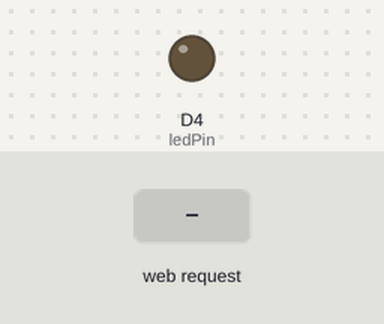
Bench run of a sketch on a simulated ESP8266 (NodeMCU). On the bench: output pins drawn as LEDs (lit = HIGH). The inputs (shaded band) are chosen by the test bench. WiFi joins after 1.5 s; servers stay silent unless stated; what the sketch prints to the serial monitor is not drawn.

Above: at 3.2 s.
3.3 s: HTTP request GET /toggle received
At 3.8 s:
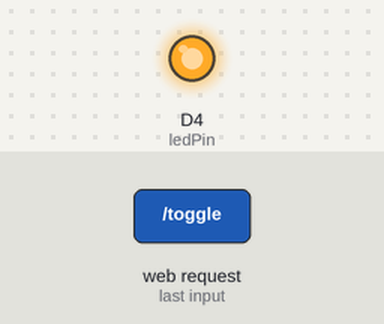
Timing chart, 0 to 6.3 s (numbered marks = the images above; inputs shaded):
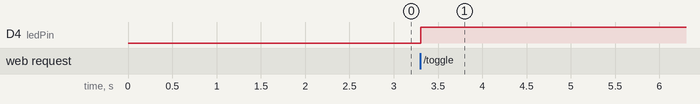

Measured:
- after the input at 3.3 s, D4 (ledPin): LOW → HIGH at once

The sketch:

sample2.ino
```cpp
#include <ESP8266WiFi.h>
#include <ESPAsyncWebServer.h>

const char* ssid = "Sjie";
const char* password = "sjie2002";

const int ledPin = D4; // Adjust according to your LED pin

AsyncWebServer server(80);

void setup() {
  pinMode(ledPin, OUTPUT);
  digitalWrite(ledPin, LOW);

  Serial.begin(115200);
  WiFi.begin(ssid, password);

  while (WiFi.status() != WL_CONNECTED) {
    delay(1000);
    Serial.println("Connecting to WiFi...");
  }
  Serial.println("Connected to WiFi");

  server.on("/toggle", HTTP_GET, [](AsyncWebServerRequest *request){
    digitalWrite(ledPin, !digitalRead(ledPin));
    request->send(200, "text/plain", "OK");
  });

  server.begin();
}

void loop() {
}
```
